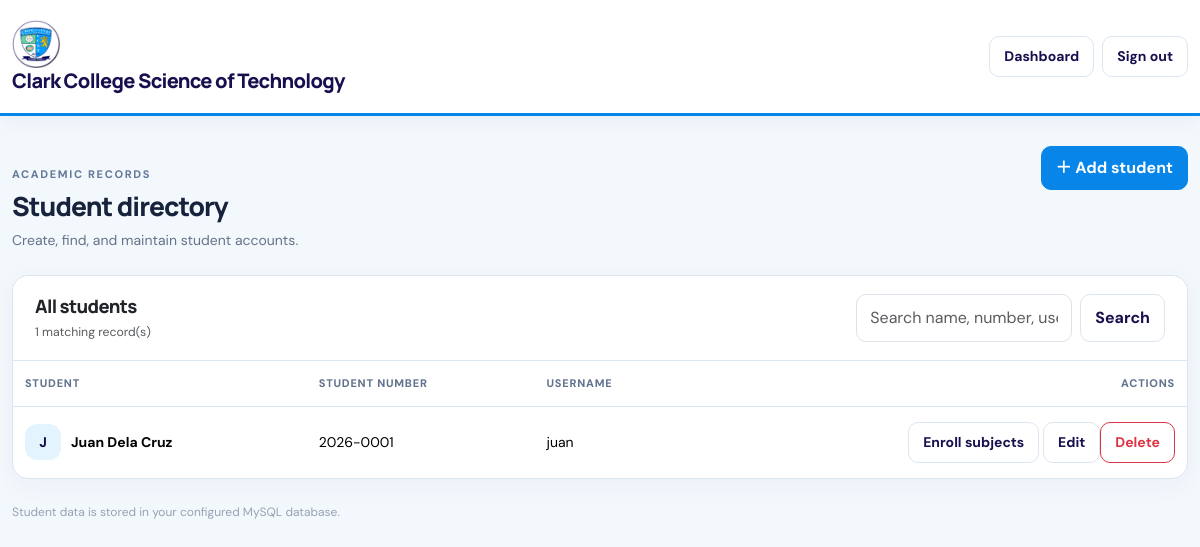
The app's page /admin/students/index.php (signed in) with its own data.
### tables this page shows
CREATE TABLE IF NOT EXISTS users (
  id INT AUTO_INCREMENT PRIMARY KEY,
  student_no VARCHAR(30) NULL UNIQUE,
  full_name VARCHAR(100) NOT NULL,
  username VARCHAR(50) NOT NULL UNIQUE,
  password VARCHAR(255) NOT NULL,
  role ENUM('admin','student') NOT NULL DEFAULT 'student',
  created_at TIMESTAMP NOT NULL DEFAULT CURRENT_TIMESTAMP
);

### config/helpers.php (called while the page is built, shortened)
<?php
function e($value) { return htmlspecialchars((string)$value, ENT_QUOTES, 'UTF-8'); }

### admin/students/index.php (the view, shortened to what this page needs)
<?php
require_once '../../config/database.php'; require_once '../../config/helpers.php'; require_role('admin');
$q=trim($_GET['q']??''); $like='%'.$q.'%';
$stmt=mysqli_prepare($conn,"SELECT id,student_no,full_name,username FROM users WHERE role='student' AND (full_name LIKE ? OR student_no LIKE ? OR username LIKE ?) ORDER BY id DESC");
mysqli_stmt_bind_param($stmt,'sss',$like,$like,$like);mysqli_stmt_execute($stmt);$result=mysqli_stmt_get_result($stmt);
?>
<!doctype html><html lang="en"><head><link href="../../assets/vendor/bootstrap/css/bootstrap.min.css" rel="stylesheet"><link href="../../assets/css/style.css" rel="stylesheet"></head><body>
<nav class="navbar"><div class="container app-container"><a class="navbar-brand" href="../dashboard.php"><img class="school-logo school-logo-nav" src="../../assets/images/school-logo.jpg" alt="Clark College of Science and Technology logo">Clark College Science of Technology</a><div class="ms-auto d-flex gap-2"><a class="btn btn-light btn-sm" href="../dashboard.php">Dashboard</a><a class="btn btn-light btn-sm" href="../../logout.php">Sign out</a></div></div></nav>
<main class="container app-container pb-5"><div class="page-head"><div><p class="eyebrow">ACADEMIC RECORDS</p><h2>Student directory</h2><p class="subheading">Create, find, and maintain student accounts.</p></div><a class="btn btn-primary" href="create.php">＋ Add student</a></div><?php show_flash();?>
<section class="card"><div class="card-header d-flex flex-wrap gap-3 justify-content-between align-items-center"><div><h3 class="mb-1">All students</h3><span class="small text-muted"><?=mysqli_num_rows($result)?> matching record(s)</span></div><form class="d-flex gap-2 search-box" method="get"><input class="form-control" name="q" value="<?=e($q)?>" placeholder="Search name, number, username…" aria-label="Search students"><button class="btn btn-light">Search</button><?php if($q!==''):?><a class="btn btn-light" href="index.php">Clear</a><?php endif;?></form></div><div class="table-responsive"><table class="table"><thead><tr><th>Student</th><th>Student number</th><th>Username</th><th class="text-end">Actions</th></tr></thead><tbody><?php if(mysqli_num_rows($result)):while($s=mysqli_fetch_assoc($result)):?><tr><td><span class="student-avatar"><?=e(strtoupper(substr($s['full_name'],0,1)))?></span><strong><?=e($s['full_name'])?></strong></td><td><?=e($s['student_no']?:'—')?></td><td><?=e($s['username'])?></td><td class="text-end table-actions"><a class="btn btn-light btn-sm" href="../enrollments/manage.php?student_id=<?=(int)$s['id']?>">Enroll subjects</a> <a class="btn btn-light btn-sm" href="edit.php?id=<?=(int)$s['id']?>">Edit</a><form class="d-inline" method="post" action="delete.php" onsubmit="return confirm('Delete this student and their enrollment records? This cannot be undone.')"><input type="hidden" name="csrf_token" value="<?=e(csrf_token())?>"><input type="hidden" name="id" value="<?=(int)$s['id']?>"><button class="btn btn-outline-danger btn-sm">Delete</button></form></td></tr><?php endwhile;else:?><tr><td colspan="4"><div class="empty-state"><strong>No students found</strong>Try a different search or add a new student.</div></td></tr><?php endif;?></tbody></table></div></section><div class="footer-note">Student data is stored in your configured MySQL database.</div></main><script src="../../assets/vendor/bootstrap/js/bootstrap.bundle.min.js"></script></body></html>

### assets/css/style.css (style rules this page uses)
:root { --ink:#182230;--muted:#697586;--line:#e6eaf0;--primary:#4f46e5;--primary-dark:#3730a3;--surface:#fff;--page:#f5f7fb }
* { box-sizing:border-box }
body { background:var(--page);color:var(--ink);font-family:'DM Sans',system-ui,sans-serif;font-size:14px }
h1,h2,h3,h4,.navbar-brand { font-family:'Manrope',sans-serif;letter-spacing:-.035em }
h2 { font-size:1.65rem;font-weight:800 }
h3 { font-size:1.15rem;font-weight:750 }
.navbar { background:#fff;border-bottom:1px solid var(--line);padding:15px 0 }
.navbar-brand { font-weight:800;color:var(--ink)!important }
.app-container { max-width:1240px }
.page-head { display:flex;justify-content:space-between;align-items:flex-start;gap:20px;margin:30px 0 24px }
.eyebrow { font-size:11px;letter-spacing:.15em;font-weight:800;color:#8792a2;margin:20px 0 8px }
.subheading { color:var(--muted);margin:8px 0 0 }
.card { border:1px solid var(--line);border-radius:16px;box-shadow:0 5px 20px #17203305;background:#fff }
.card-header { background:#fff;border-bottom:1px solid var(--line);padding:18px 22px;border-radius:16px 16px 0 0!important }
.table { --bs-table-bg:transparent;vertical-align:middle;margin:0 }
.table thead th { font-size:11px;text-transform:uppercase;letter-spacing:.07em;color:#8490a0;font-weight:800;border-bottom:1px solid var(--line);padding:14px 12px;white-space:nowrap }
.table tbody td { padding:15px 12px;border-color:#edf0f4 }
.table tbody tr:last-child td { border-bottom:0 }
.table-actions { white-space:nowrap }
.student-avatar { display:inline-grid;place-items:center;width:36px;height:36px;border-radius:12px;background:#eef2ff;color:#4338ca;font-weight:800;margin-right:10px }
.form-control,.form-select { border-color:#dce2ea;border-radius:10px;padding:11px 13px }
.btn { border-radius:10px;font-weight:700;padding:9px 14px }
.btn-primary { background:var(--primary);border-color:var(--primary) }
.btn-light { border:1px solid var(--line);background:#fff }
.footer-note { font-size:12px;color:#98a2b3;padding:24px 0 }
.search-box { max-width:330px }
:root { --ink:#17233d;--muted:#65738a;--line:#dce5f0;--primary:#0876d9;--primary-dark:#0756a3;--surface:#fff;--page:#f3f8fd;--cct-navy:#17104f;--cct-blue:#0785e8;--cct-light-blue:#e9f5ff;--cct-green:#55c99a;--cct-gold:#e9b72e }
body { background:var(--page);color:var(--ink) }
.navbar { background:#fff;border-bottom:3px solid var(--cct-blue);box-shadow:0 4px 18px rgba(23,16,79,.05) }
.navbar-brand { color:var(--cct-navy)!important;white-space:normal;line-height:1.25;max-width:75% }
.school-logo { display:block;width:100%;height:auto;object-fit:contain;object-position:center }
.school-logo-nav { width:48px;height:auto;max-height:48px;flex:0 0 auto;margin-right:8px }
.btn-primary { background:var(--cct-blue);border-color:var(--cct-blue) }
.eyebrow { color:#657a98 }
.student-avatar { background:#e4f4ff;color:var(--cct-navy) }
.card { box-shadow:0 6px 24px rgba(23,35,61,.045) }
.table thead th { color:#61738d }
.btn-light { color:var(--cct-navy) }

### records on screen
users: full_name "J", full_name "Juan Dela Cruz", student_no "2026-0001", username "juan"

### other values on screen
mysqli_num_rows($result) "1"
